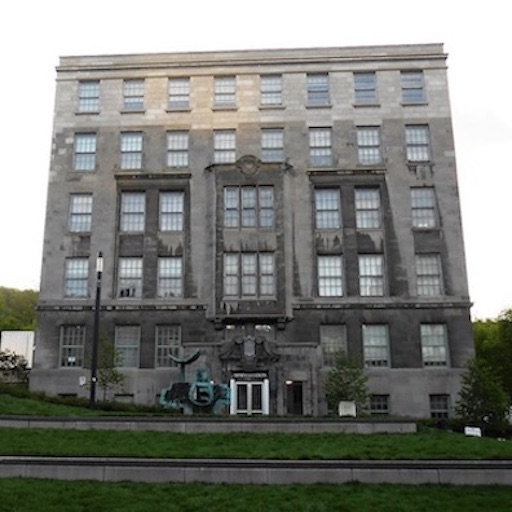
%> input picture COMP 558 Computer Vision/A2/Codes/james.jpg, 512 x 512 px
$ octave Question1.m   (GNU Octave 9; MATLAB toolbox functions it lacks are replaced by stand-ins)
%> lines starting %> are read from the running program, lines starting %| are printed output that depends on the picture; in (x1, y1, x2, y2) boxes, pixels count from 0 and x2, y2 are one past the last pixel; in counts of white or black regions, pixels touching at a corner belong together; the program's own positions count from 1
%read the image, take the blue channel
image = imread('james.jpg');
%> image is the input picture: size 512x512x3 uint8; mean R, G, B 126.4, 128.4, 123.2
image = image(:,:,3);
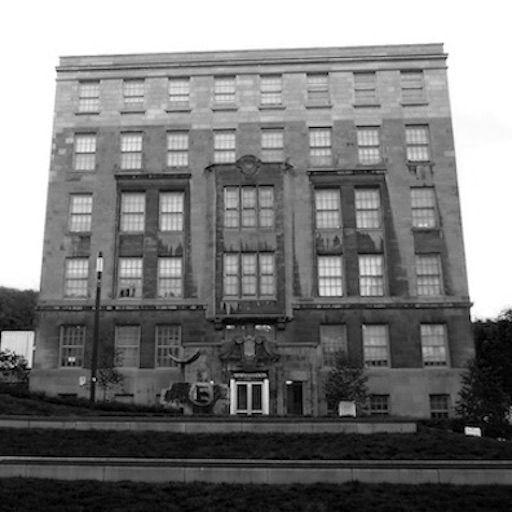
%> image: size 512x512 uint8; min 0, max 255, mean 123.2

%blur the image with a series of gaussian
sigma = [4 8 12 16]
image_gaussian = cell(4,1)
for n = 1:size(sigma,2)
    image_gaussian{n} = imgaussfilt(image, sigma(n));
    imwrite(uint8(image_gaussian{n}),strcat('Q1_gaussian_',num2str(sigma(n)),'.jpg'));
end
%> this loop made 4 passes
%> pass 1, `imwrite(uint8(image_gaussian{n}),strcat('Q1_gaussian_',num2str(sigma(n..`:
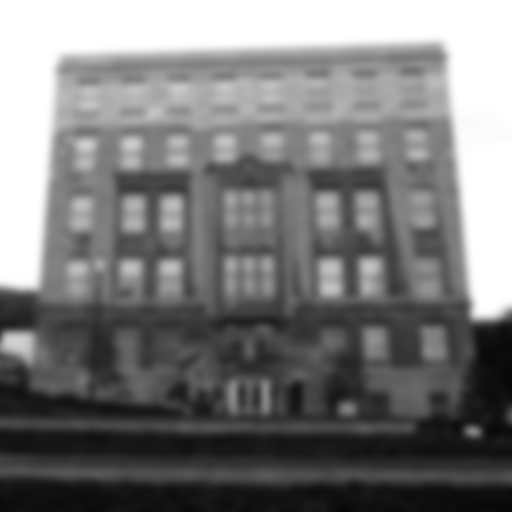
%> saved as Q1_gaussian_4.jpg: size 512x512 uint8; min 6, max 255, mean 123.2
%> pass 2, `imwrite(uint8(image_gaussian{n}),strcat('Q1_gaussian_',num2str(sigma(n..`:
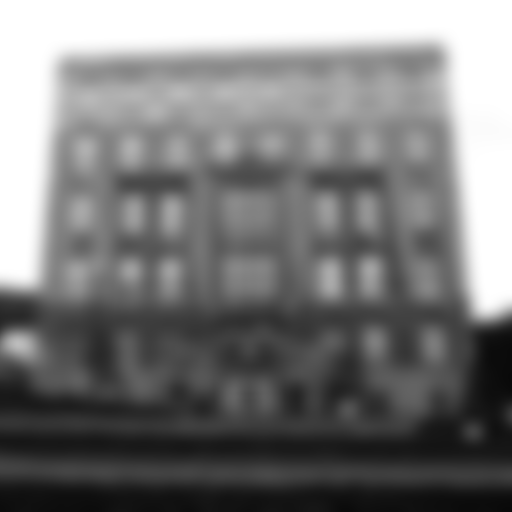
%> saved as Q1_gaussian_8.jpg: size 512x512 uint8; min 9, max 255, mean 123.1
%> after the loop, image_gaussian = 4 items

%blur the image with my implemention of heat equation
image_heatequation = cell(4,1)
for n = 1:size(sigma,2)
    t = 0.5*sigma(n)^2;
    image_heatequation{n} = heatEquation(image, t);
    imwrite(uint8(image_heatequation{n}),strcat('Q1_heatequation_',num2str(t),'.jpg'));
end
%> after the loop, image_heatequation = 4 items

%compare two set of images numerically
for n = 1:size(sigma,2)
    difference = uint8(image_heatequation{n}) - uint8(image_gaussian{n});
    difference(find(difference)) = 255;
    imwrite(uint8(difference),strcat('Q1_difference_',num2str(sigma(n)),'.jpg'));
end
%> this loop made 4 passes
%> pass 1, `difference = uint8(image_heatequation{n}) - uint8(image_gaussian{n});`:
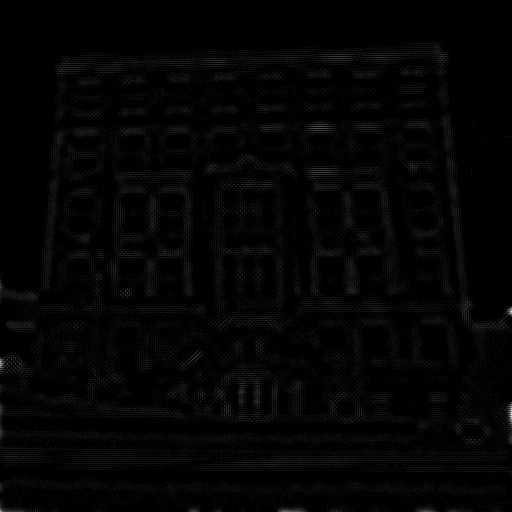
%> difference: size 512x512 uint8; min 0, max 31, mean 0.5; drawn with min black and max white
%> pass 1, `imwrite(uint8(difference),strcat('Q1_difference_',num2str(sigma(n)),'...`:
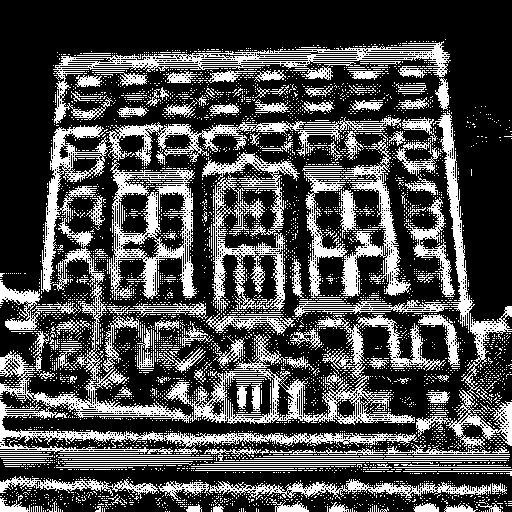
%> saved as Q1_difference_4.jpg: size 512x512 uint8; 29% white; 5012 white regions (4832 under 20 px), largest, box (x1, y1, x2, y2) and area: (0, 334, 415, 425) 6423, (53, 41, 451, 124) 4601, (109, 160, 197, 300) 4329
%> pass 2, `imwrite(uint8(difference),strcat('Q1_difference_',num2str(sigma(n)),'...`:
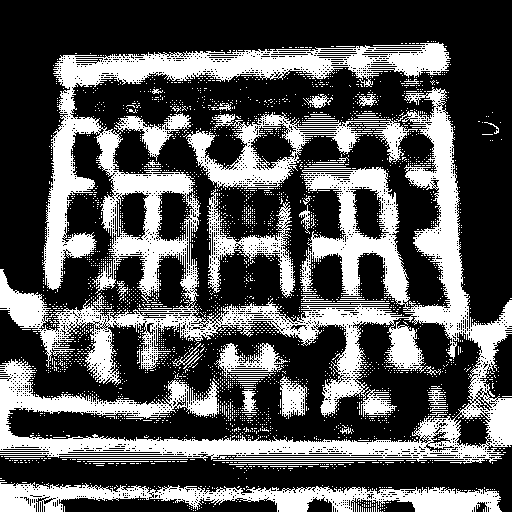
%> saved as Q1_difference_8.jpg: size 512x512 uint8; 33.4% white; 2979 white regions (2920 under 20 px), largest, box (x1, y1, x2, y2) and area: (0, 42, 512, 464) 61501, (0, 482, 502, 512) 7642, (186, 112, 379, 189) 4351
%> after the loop:
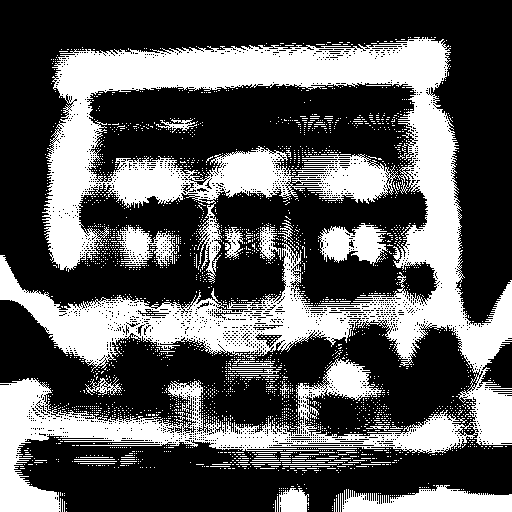
%> difference: size 512x512 uint8; 35.1% white; 2702 white regions (2663 under 20 px), largest, box (x1, y1, x2, y2) and area: (0, 37, 512, 512) 77772, (342, 485, 512, 512) 3118, (318, 223, 388, 266) 1794

%Run heat equation t times
function image_heatequation = heatEquation(image, t)
for n = 1:t
    [Fx, Fy] = gradient(double(image));
    [Fxx, Fxy] = gradient(double(Fx));
    [Fyx, Fyy] = gradient(double(Fy));
    image_heatequation = double(image) + double(Fxx) + double(Fyy);
    image = image_heatequation;
end
end
